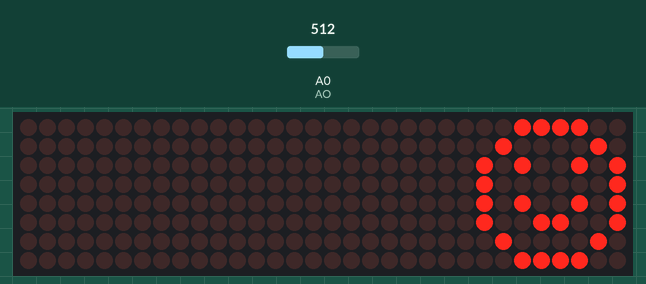
This sketch was run on a simulated Arduino Uno, built with avr-gcc and run on an emulated ATmega328P. On the bench: 32×8 LED matrix. Inputs (shaded band) come from the test bench; at power-on: A0 (AO) = 512. What the sketch prints to the serial monitor is not drawn.

Above: at 1.2 s.

The sketch:

dome1.ino
```cpp
/**************
Arduino Uno    ---     MAX7219

5V                <--->              VCC

GND           <--->              GND

12               <--->              DIN

11               <--->              CS

10               <--->             CLK
***************/

/**************
 * Arduino Uno    ---    HW-080
 * 5V           <--->          VCC
 * GND          <--->          GND
 * AO           <--->          A0
 * DO           <--->          null
 **************/


#include <LedControl.h>


/***宏定义***/
#define AO  A0


/***数据类型***/
int DIN = 12;
int CS =  11;
int CLK = 10;


/***点阵显示***/
byte smile[8]=   {0x3C,0x42,0xA5,0x81,0xA5,0x99,0x42,0x3C};//笑脸
byte neutral[8]= {0x3C,0x42,0xA5,0x81,0xBD,0x81,0x42,0x3C};//标准脸


LedControl lc=LedControl(DIN,CLK,CS,4);


/***初始化***/
void setup()
{
  pinMode(AO, INPUT);
  Serial.begin(9600);
  lc.shutdown(0,false);       //启动时，MAX72XX处于省电模式
  lc.setIntensity(0,8);       //将亮度设置为最大值
  lc.clearDisplay(0);         //清除显示

}


/***循环***/
void loop()
{
  Serial.print("AO=");
  Serial.print(analogRead(A0));   //读取模拟引脚值返回
  if (analogRead(A0)>960&&analogRead(A0)<128)   //当检测值大于960或低于128时，对植物生长不利，显示标准脸，否则显示笑脸
  {
      printByte(neutral);
  }
  else
  {
      printByte(smile);
  }

}


/***点阵显示函数***/
void printByte(byte character [])
{
  int i = 0;
  for(i=0;i<8;i++)
  {
    lc.setRow(0,i,character[i]);
  }
}
```
